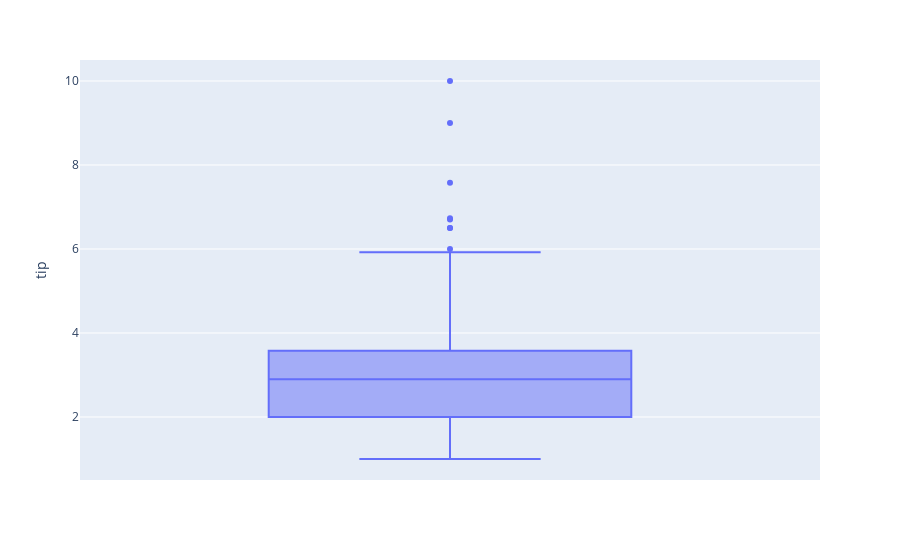

The notebook cell this image was saved under:
### Code cell
px.box(y = 'tip', data_frame  = data)

### Figure 1 — Plotly figure (JSON) as saved in the notebook; plotly's stock layout.template omitted (floating-point values rounded to 4 significant figures; data arrays with more than 128 entries replaced by an {"elided": "..."} marker saying what was removed)
{"data": [{"alignmentgroup": "True", "hovertemplate": "tip=%{y}<extra></extra>", "legendgroup": "", "marker": {"color": "#636efa"}, "name": "", "notched": false, "offsetgroup": "", "orientation": "v", "showlegend": false, "type": "box", "x0": " ", "xaxis": "x", "y": {"elided": "244 float values"}, "y0": " ", "yaxis": "y"}], "layout": {"autosize": true, "boxmode": "group", "legend": {"tracegroupgap": 0}, "margin": {"t": 60}, "xaxis": {"anchor": "y", "autorange": true, "domain": [0, 1], "range": [-0.5, 0.5], "type": "category"}, "yaxis": {"anchor": "x", "autorange": true, "domain": [0, 1], "range": [0.5, 10.5], "title": {"text": "tip"}, "type": "linear"}}}
